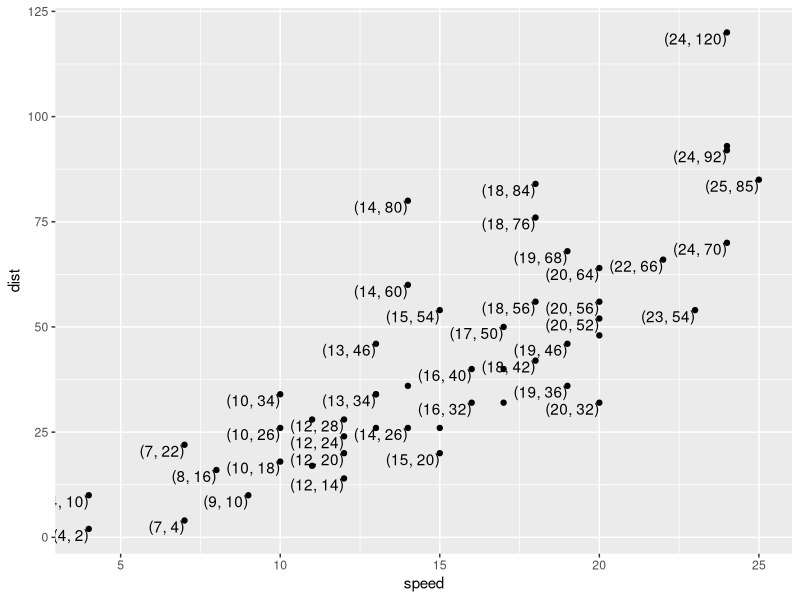
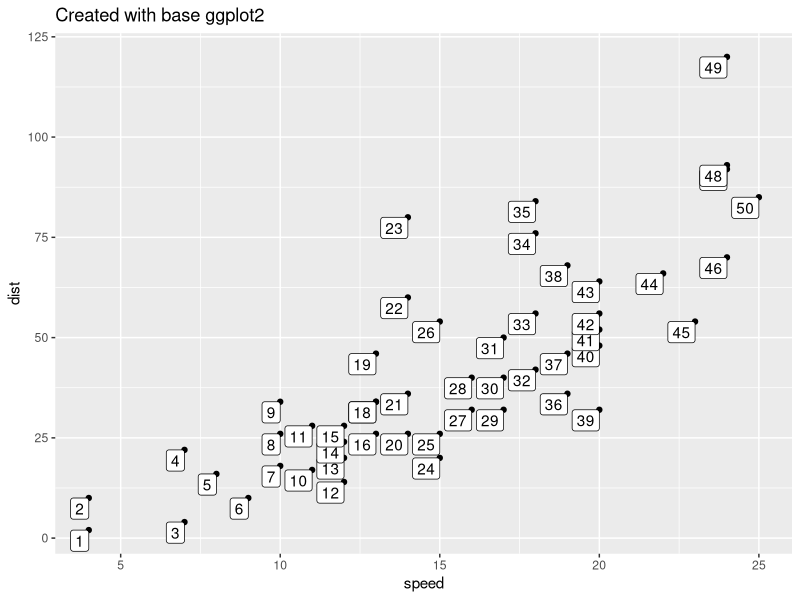
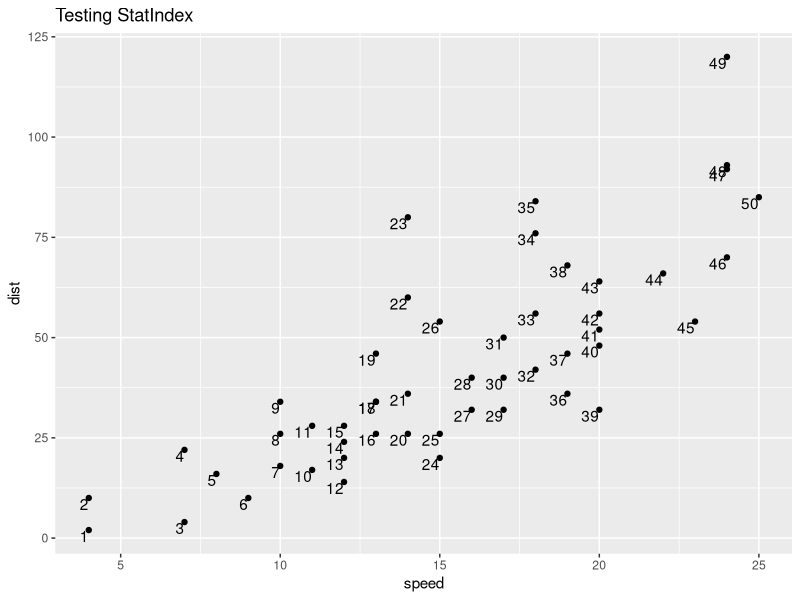
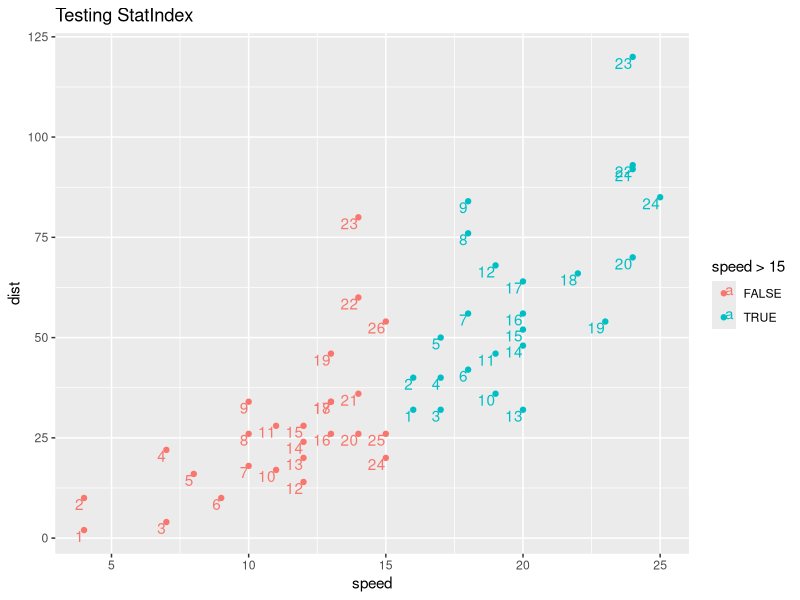
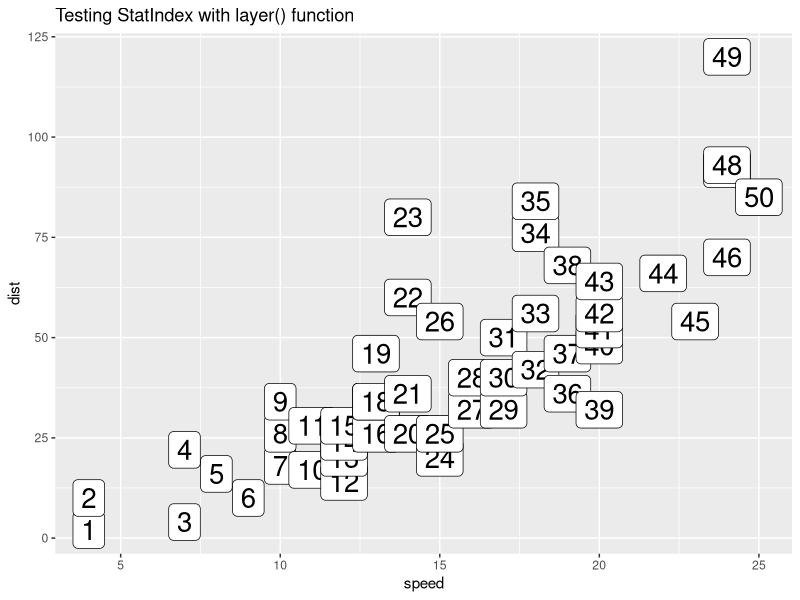
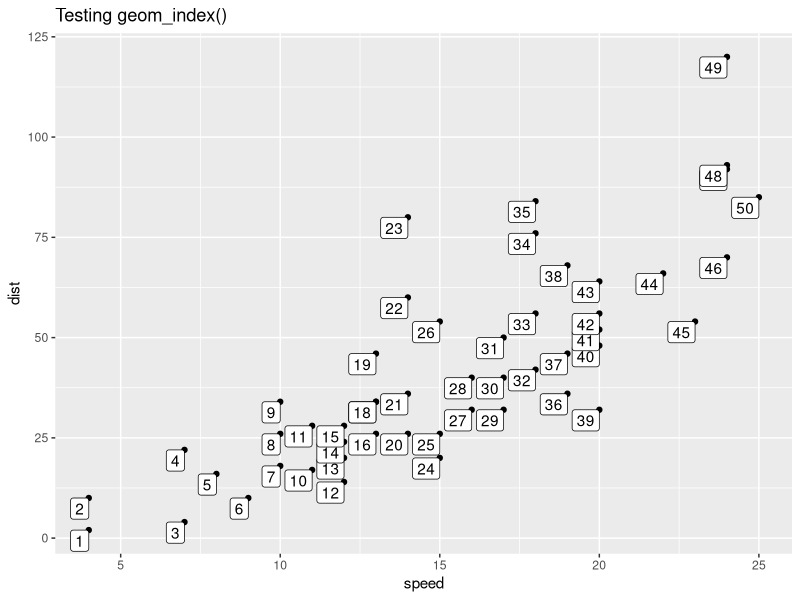
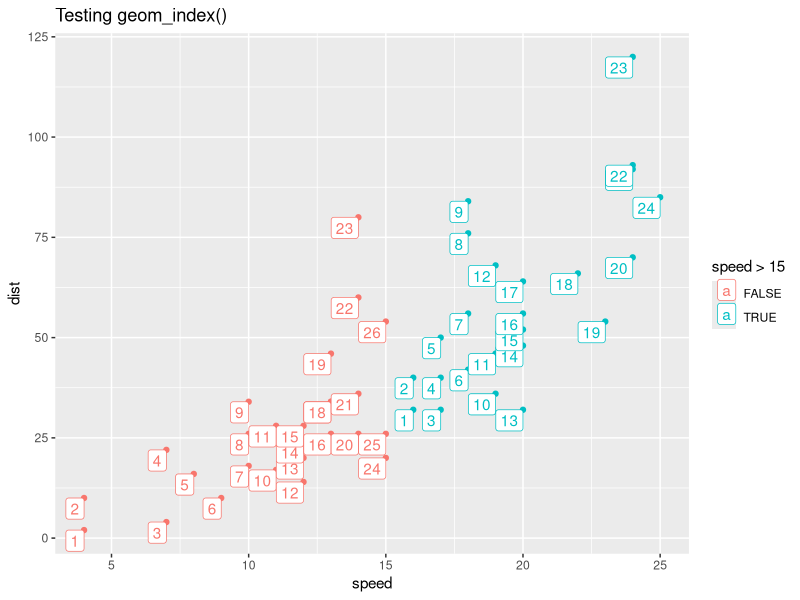
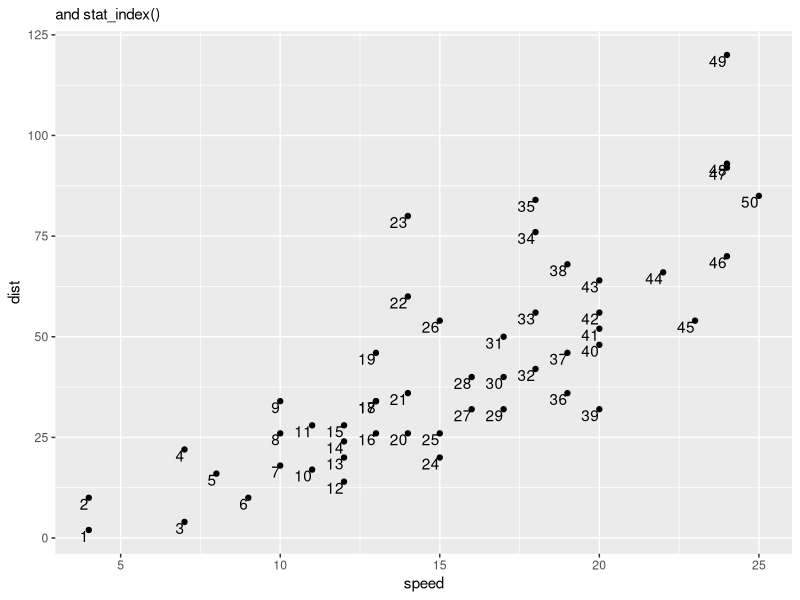

R code for these plots, in order:
## ---- chunk 1
library(tidyverse)

cars |> 
  mutate(coordinates = 
           paste0("(", speed,", ", 
                  dist, ")")) |>
  ggplot() + 
  aes(x = speed, 
      y = dist, 
      label = coordinates) + 
  geom_point() + 
  geom_text(vjust = 1, hjust = 1, 
            check_overlap = T)
## ---- chunk 2
#| label: setup
#| include: false 
knitr::opts_chunk$set(echo = TRUE, message = F, warning = F)
## ---- chunk 3
library(tidyverse)
cars <- tibble(cars)
cars
## ---- chunk 4
#| label: penguins
# Compute.
cars |> 
  mutate(index = row_number()) |>
  # Plot
  ggplot() + 
  aes(x = speed, y = dist, 
      label = index) + 
  geom_point() + 
  geom_label(vjust = 1, hjust = 1) + 
  labs(title = "Created with base ggplot2")
## ---- chunk 5
layer_data(plot = last_plot(), 
           i = 2) |> # layer 2, the computed means, is of interest
  head()

## ---- chunk 6
#| label: compute_group_index

# Define compute.
compute_group_index <- function(data, ...){ 
  data |> 
    mutate(label = row_number())
}
## ---- chunk 7
# Test compute. 
cars |>
  select(x = speed,  
         y = dist) |>  
  compute_group_index()
## ---- chunk 8
#| label: StatIndex
StatIndex <- 
  ggplot2::ggproto(`_class` = "StatIndex",              # <1>
                   `_inherit` = ggplot2::Stat,            # <2>
                   compute_group = compute_group_index)            # <4>
## ---- chunk 9
names(ggplot2::Stat) # which elements exist in Stat
ggplot2::Stat$required_aes # generic some kind of NULL behavior
## ---- chunk 10
cars |> 
  ggplot() + 
  aes(x = speed,
      y = dist) + 
  geom_point() + 
  geom_text(stat = StatIndex, hjust = 1, vjust = 1) + 
  labs(title = "Testing StatIndex")
## ---- chunk 11
last_plot() + 
  aes(color = speed > 15)
## ---- chunk 12
cars |> 
  ggplot() + 
  aes(x = speed,
      y = dist) + 
  geom_point() + 
  layer(geom = GeomLabel, 
        stat = StatIndex, 
        position = "identity", 
        params = list(size = 7)) + 
  labs(title = "Testing StatIndex with layer() function")
## ---- chunk 13
#| label: geom_point_medians

# user-facing function
stat_index <- function(mapping = NULL, data = NULL, 
                         geom = "label", position = "identity", 
                         ..., show.legend = NA, inherit.aes = TRUE) 
{
    layer(data = data, mapping = mapping, stat = StatIndex, 
        geom = geom, position = position, show.legend = show.legend, 
        inherit.aes = inherit.aes, params = rlang::list2(na.rm = FALSE, 
            ...))
}
## ---- chunk 14
stat_identity
## ---- chunk 15
geom_index <- stat_index
## ---- chunk 16
## Test user-facing.
cars |>
  ggplot() +
  aes(x = speed, y = dist) +
  geom_point() +
  geom_index(hjust = 1, vjust = 1)  + 
  labs(title = "Testing geom_index()")
## ---- chunk 17
last_plot() + 
  aes(color = speed > 15) 
## ---- chunk 18
cars |>
  ggplot() +
  aes(x = speed, y = dist) + 
  geom_point() + 
  stat_index(geom = "text", hjust = 1, vjust = 1)  + 
  labs(subtitle = "and stat_index()")
## ---- chunk 19
library(tidyverse)

# Step 1. Define compute
compute_group_index <- function(data, scales){
  
  data |>
    mutate(label = row_number())
  
}

# Step 2. Define Stat
StatIndex = ggproto(`_class` = "StatIndex",
                      `_inherit` = Stat,
                      required_aes = c("x", "y"),
                      compute_group = compute_group_index)

# Step 3. Define user-facing functions

## define stat_*()
stat_index <- function(mapping = NULL, data = NULL, 
                         geom = "label", position = "identity", 
                         ..., show.legend = NA, inherit.aes = TRUE) 
{
    layer(data = data, mapping = mapping, stat = StatIndex, 
        geom = geom, position = position, show.legend = show.legend, 
        inherit.aes = inherit.aes, params = rlang::list2(na.rm = FALSE, 
            ...))
}

## define geom_*()
geom_index <- stat_index
